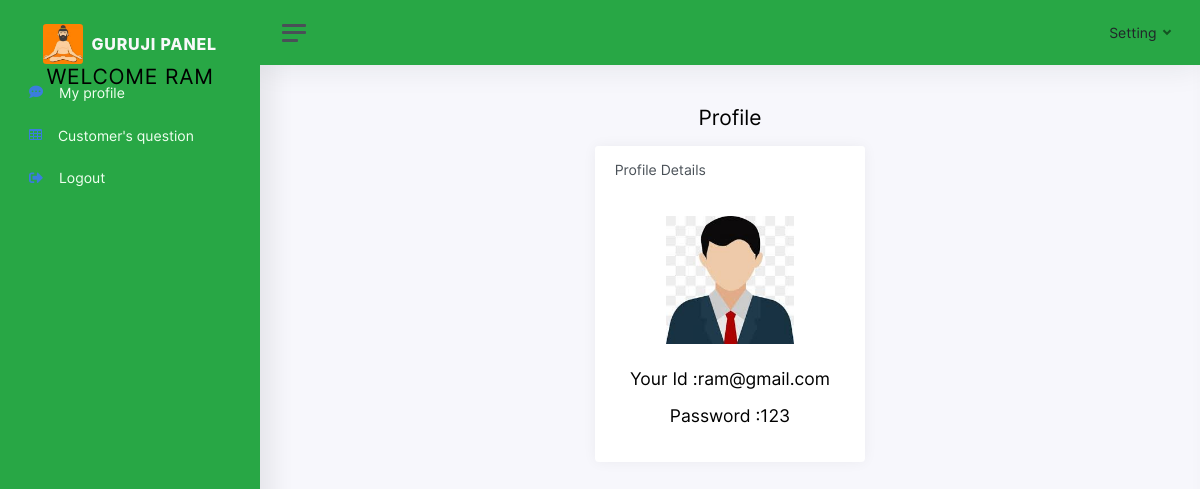
The app's page /guruji/guruji_panel.php (signed in) with its own data.
### tables this page shows
CREATE TABLE `guruji` (
  `id` int(11) NOT NULL,
  `name` varchar(100) NOT NULL,
  `guru_name` varchar(255) NOT NULL,
  `guru_pass` varchar(255) NOT NULL
);

### guruji/guruji_panel.php (the view, shortened to what this page needs)
<?php
include("guruji_header.php");
$query = "SELECT * FROM guruji WHERE id= '$id'";
$result = mysqli_query($conn,$query);
$data = mysqli_fetch_assoc($result);
?>
      <main class="content">
        <div class="container-fluid p-0">
          <h1 class="h3 mb-3 text-center">Profile</h1>
          <div class="row">
            <div class="col-md-6 offset-md-4 col-xl-4">
              <div class="card mb-3">
                <div class="card-header">
                  <h5 class="card-title mb-0">Profile Details</h5>
                </div>
                <div class="card-body text-center">
                     <img src="img/avatars/avatar_1.jpg" height="128" width="128">
                  <div class="mt-4">
                      <div class="form-group">
                        <div><h4>Your Id :<?php echo $data['guru_name']; ?></h4></div>
                      </div>
                       <div class="form-group">
                         <div><h4>Password :<?php echo $data['guru_pass']; ?></h4></div>
                      </div>
                  </div>
                </div>
              </div>
            </div>
            </div>
          </div>
        </div>

### guruji/guruji_header.php (shortened to what this page needs)
<?php
include("../conn.php");
if(isset($_SESSION['id']))
{
   $id= $_SESSION['id'];
}
$query = "SELECT * FROM guruji WHERE id='$id'";
$result = mysqli_query($conn,$query);
$data = mysqli_fetch_assoc($result);
?>
<!DOCTYPE html>
<html lang="en">
<head>
  <link href="vendor/fontawesome-free/css/all.min.css" rel="stylesheet" type="text/css">
  <link href="css/sb-admin-2.min.css" rel="stylesheet">
  <link href="vendor/datatables/dataTables.bootstrap4.min.css" rel="stylesheet">
  <link href="css/app.css" rel="stylesheet">
  <link rel="stylesheet" href="https://stackpath.bootstrapcdn.com/font-awesome/4.7.0/css/font-awesome.min.css">
</head>
<body id="page-top">
  <div class="wrapper">
    <nav id="sidebar" class="sidebar bg-success">
      <div class="sidebar-content js-simplebar">
        <a class="sidebar-brand" href="index.php">
            <img src="img/avatars/guru_2.jpg" class="avatar img-fluid rounded mr-1"/>
              <span class="align-middle">Guruji Panel</span>
              <h3>Welcome <?php echo $data['name']; ?></h3>
            </a>
        <ul class="sidebar-nav">
          <li class="sidebar-item">
            <a class="sidebar-link" href="guruji_panel.php">
                    <i class="fas fa-comment-dots text-primary align-middle"></i>
                      <span class="align-middle heading">My profile</span>
                  </a>
          </li>
          <li class="sidebar-item">
            <a class="sidebar-link" href="cust_question.php">
                      <i class="fa fa-table text-primary align-middle"></i>
                      <span class="align-middle heading">Customer's question</span>
                  </a>
          </li>
          <li class="sidebar-item">
            <a class="sidebar-link" href="guru_logout.php">
                      <i class="fas fa-sign-out-alt text-primary align-middle"></i>
                      <span class="align-middle heading">Logout</span>
                  </a>
          </li>
        </ul>
      </div>
    </nav>
    <div class="main">
      <nav class="navbar navbar-expand navbar-light bg-success">
        <a class="sidebar-toggle d-flex">
                <i class="hamburger align-self-center"></i>
            </a>
        <div class="navbar-collapse collapse">
          <ul class="navbar-nav navbar-align">
          <li class="nav-item dropdown">
            <a class="nav-link dropdown-toggle d-none d-sm-inline-block" href="#" data-toggle="dropdown">
             <span class="text-dark">Setting</span>
                 </a>
            </li>
          </ul>
        </div>
      </nav>

### guruji/guruji_header.php (style rules this page uses)
.heading { color: honeydew; }

### records on screen
guruji: name "RAM", guru_name "ram@gmail.com", guru_pass "123"
